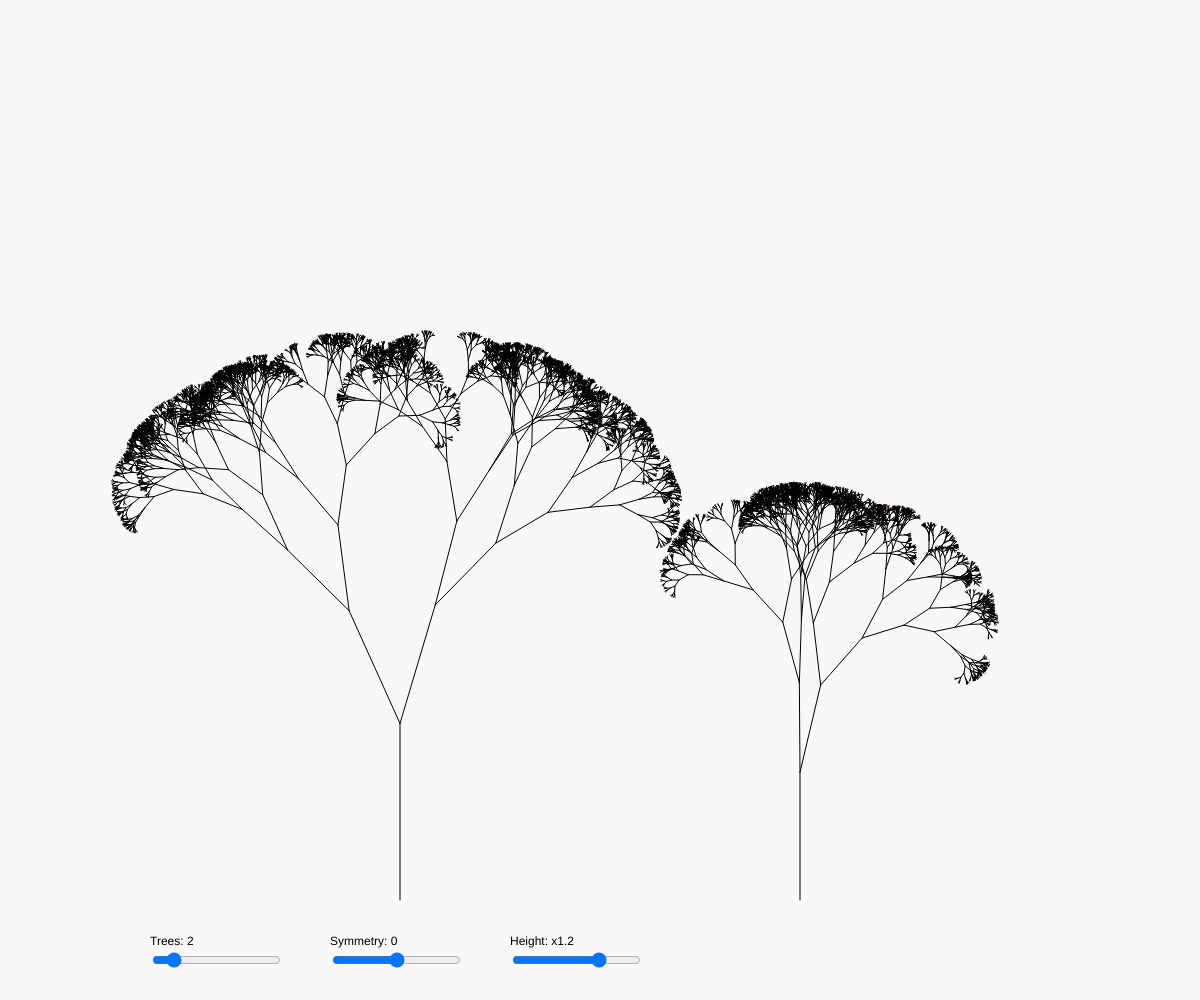
Frame 1 (no input)
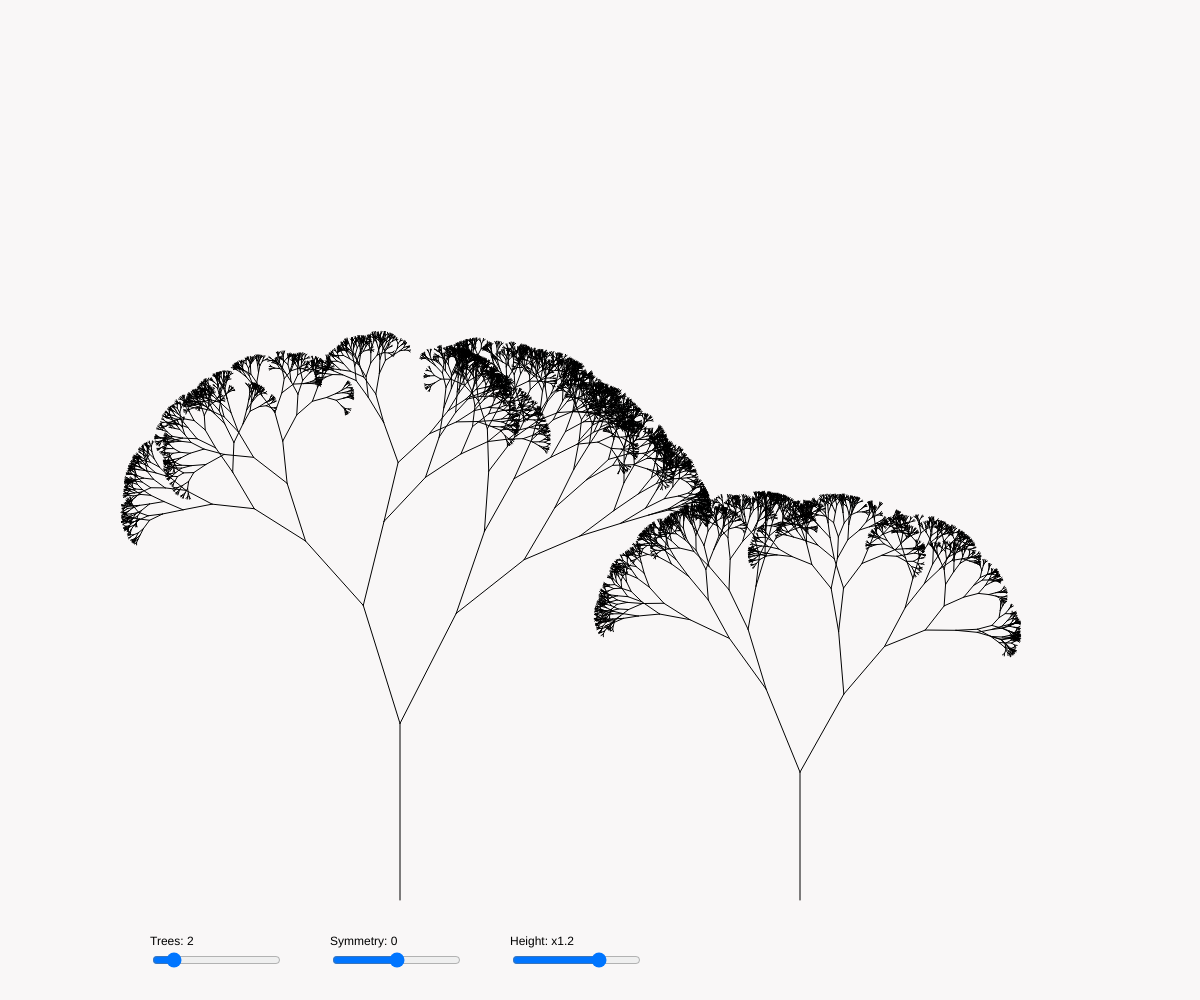
Frame 2 (the mouse pressed at the canvas centre, redrawn once)

The p5.js sketch that drew these frames (run headless with seeded random() and noise() and a simulated clock; the mouse was pressed at the canvas centre and the sketch redrawn once):

// p5.js sketch
// ── sketch.js

/*
  Adapted from O CÓDIGO TRANSCENDENTE
	Cap6.3.2 ArvoreAleatoria
	by Mateus Paresqui Berruezo
*/

//jshint esversion:6

let maxTrees = 9;
let segment = [];
let isSliders = false;
let heightSlider, symmetrySlider, treeSlider;

function setup() {
  createCanvas(windowWidth, windowHeight);

  // Generate Sliders
  sliders();

  // Generate random tree segment lengths
  for (let i = 0; i < maxTrees; i++) {
    segment.push(random(90, 170));
  }

  // Turn off continuous redraw
  noLoop();
}

function draw() {
  background('#f9f7f7');

  // Draw slider labels
  sliders();

  // Use -90° so that the tree grows straight up
  let trees = treeSlider.value();
  for (let i = 0; i < trees; i++) {
    tree((i + 1) * width / (trees + 1), 0.9 * height, segment[i] * heightSlider.value(), -90, 35);
  }
}

function tree(xi, yi, length, angle, angleBranch) {
  if (length > 2) {

    let xf = xi + cos(radians(angle)) * length;
    let yf = yi + sin(radians(angle)) * length;
    line(xi, yi, xf, yf);

    // Randomly determine new branch angles:
    let newAngleR1 = angle + random(angleBranch);
    let newAngleR2 = angle - random(angleBranch);

    // Reduce branch length by 20%, using the growth slider to optionally
    // force asymmetric growth:
    let newLengthR1 = (0.7 + symmetrySlider.value()) * length;
    let newLengthR2 = (0.7 + symmetrySlider.value()) * length;

    // Recursively call the tree function for the left and right branches
    tree(xf, yf, newLengthR1, newAngleR1, angleBranch);
    tree(xf, yf, newLengthR2, newAngleR2, angleBranch);
  }
}

// Separate slider logic from recursive fractal tree logic
function sliders() {
  if (isSliders) {
    fill(0);
    text('Trees: ' + treeSlider.value(), 150, windowHeight - 55);
    text('Symmetry: ' + symmetrySlider.value(), 330, windowHeight - 55);
    text('Height: x' + heightSlider.value(), 510, windowHeight - 55);
  }
  else {
    treeSlider = createSlider(1, maxTrees, 2, 1);
    treeSlider.position(150, windowHeight - 50);

    symmetrySlider = createSlider(-0.1, 0.1, 0, 0.025);
    symmetrySlider.position(330, windowHeight - 50);

    heightSlider = createSlider(0.5, 1.5, 1.2, 0.1);
    heightSlider.position(510, windowHeight - 50);

    isSliders = true;
  }
}

function mouseReleased() {
  // The redraw() function makes draw() execute once
  redraw();
}
